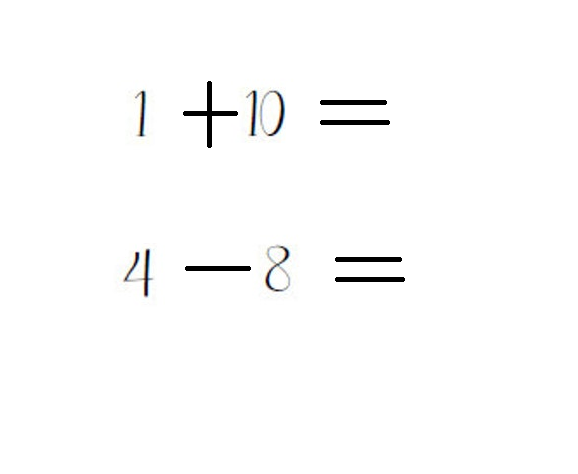
#> input picture lab5-8/data/calc_00.png, 578 x 474 px; its folder holds only this picture in this run
$ jupyter execute Calculator.ipynb
#> lines starting #> are read from the running program, lines starting #| are printed output that depends on the picture
[cell 1]
import matplotlib.pyplot as plt
import numpy as np
import skimage.io as io
from skimage import morphology, feature
import pytesseract

n=2
plt_m=2
plt_n=int(n/plt_m)
fsize=(20,100)

sq1=8
sq2=2
gamma=1.5


pictures=[]
for i in range(n):
    tmp=str(i)
    if(i<10):
        tmp='0'+tmp
    pictures.append(tmp)

def main():
    pytesseract.pytesseract.tesseract_cmd = r'C:\Users\SzP_Technik\AppData\Local\Programs\Tesseract-OCR\tesseract.exe'

    global plt_m,plt_n,n
    plt.figure(figsize=fsize)
    sub=1

    for table in pictures:
        plt.subplot(plt_n,plt_m,sub)
        image=io.imread('data/calc_'+table+'.png')
#> image is the input picture: shape (474, 578, 3); mean R, G, B 251.9, 252, 251.9

        a=np.sum(image[:,:,0])
#> a = 69026822
        b=np.sum(image[:,:,1])
#> b = 69035466
        c=np.sum(image[:,:,2])
#> c = 69025626
        maxi=max(a,b,c)
#> maxi = 69035466
        tab=[a,b,c]
#> tab = [69026822, 69035466, 69025626]
        for i in range(3):
            if tab[i]==maxi:
                canal=i
                break
        img=image[:,:,canal]

        img = morphology.erosion(img, morphology.square(sq1))
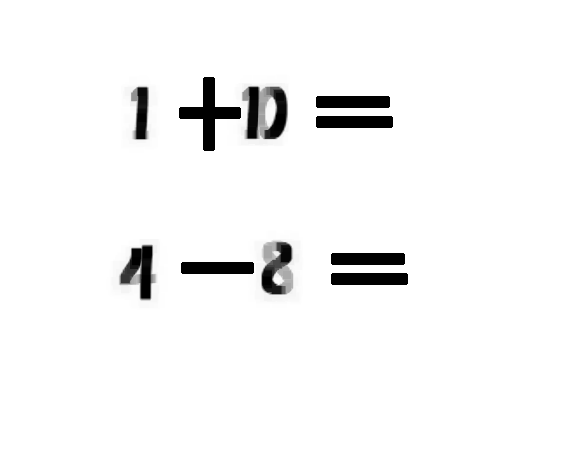
#> img: shape (474, 578); min 0, max 255, mean 245.8
        #img=(img**gamma).astype(np.uint8)
        img = morphology.dilation(img, morphology.square(sq2))

        text=pytesseract.image_to_string(img, config='-c tessedit_char_whitelist=+-x/=1234567890')
        print(text)

        plt.imshow(img)
        sub+=1
    plt.show()


if __name__=='__main__':
    main()
#> (the call stopped at in main, `text=pytesseract.image_to_string(img, config='-c tessedit_char_whiteli..`: pytesseract is not available in this run)
